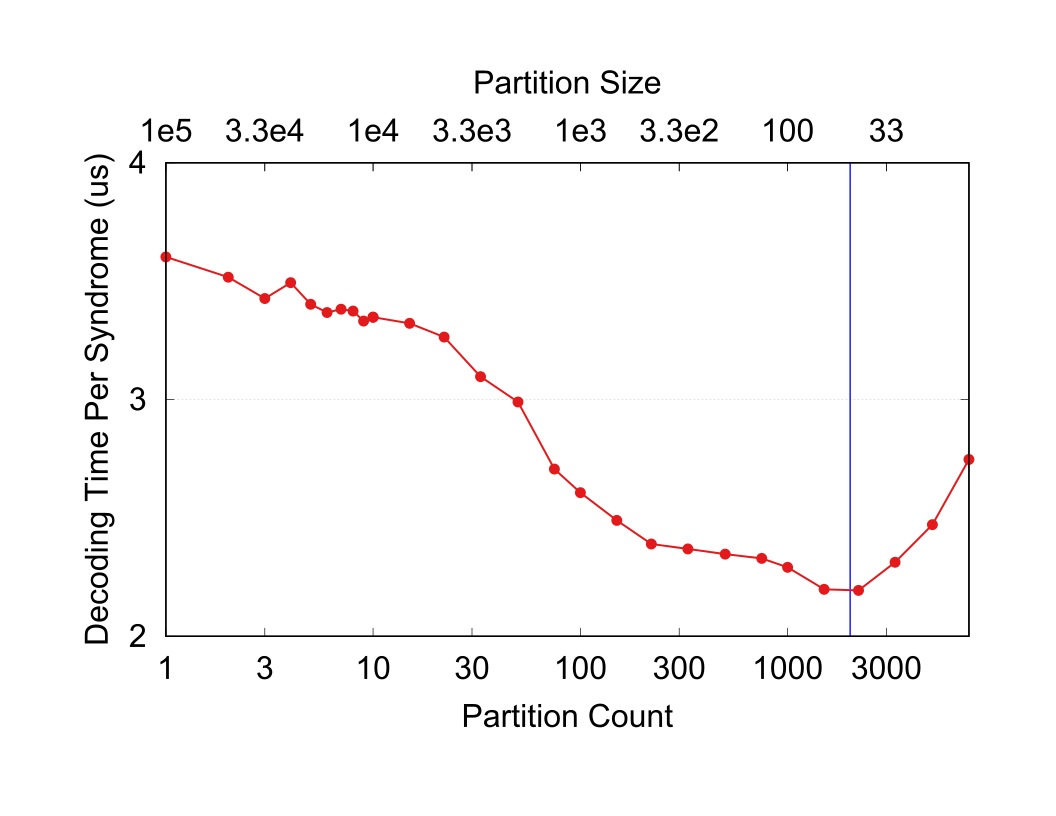

Reproduce this figure in gnuplot.
set terminal postscript eps color "Arial, 24"
set terminal postscript landscape
set xlabel "Partition Count" font "Arial, 24"
set x2label "Partition Size" font "Arial, 24"
set ylabel "Decoding Time Per Syndrome (us)" font "Arial, 24"
set grid ytics
set size 1,1

set logscale x
set logscale x2
set xrange [1:7500]
set x2range [1:7500]
# print(", ".join([f"'{2 ** i}' {2 ** i}" for i in range(0,10)]))
set xtics ('1' 1, '3' 3, '10' 10, '30' 30, '100' 100, '300' 300, '1000' 1000, '3000' 3000)
set x2tics ('1e5' 1, '3.3e4' 3, '1e4' 10, '3.3e3' 30, '1e3' 100, '3.3e2' 300, '100' 1000, '33' 3000)
# set logscale y
# print(", ".join([f"'1e{i}' 1e{i}" for i in range(-4, 2)]))
set ytics ('2' 2e-6, '3' 3e-6, '4' 4e-6)
set yrange [2e-6:4e-6]
set key outside horizontal top center font "Arial, 24"
set style fill transparent solid 0.2 noborder
set key samplen 4

set arrow from 2000, graph 0 to 2000, graph 1 nohead lc rgb "blue"

set output "decoding_time_per_syndrome.eps"

plot "data.txt" using 1:4 with linespoints lt rgb "#e41a1c" linewidth 3 pointtype 7 pointsize 1.3 notitle

system("ps2pdf -dEPSCrop decoding_time_per_syndrome.eps decoding_time_per_syndrome.pdf")
